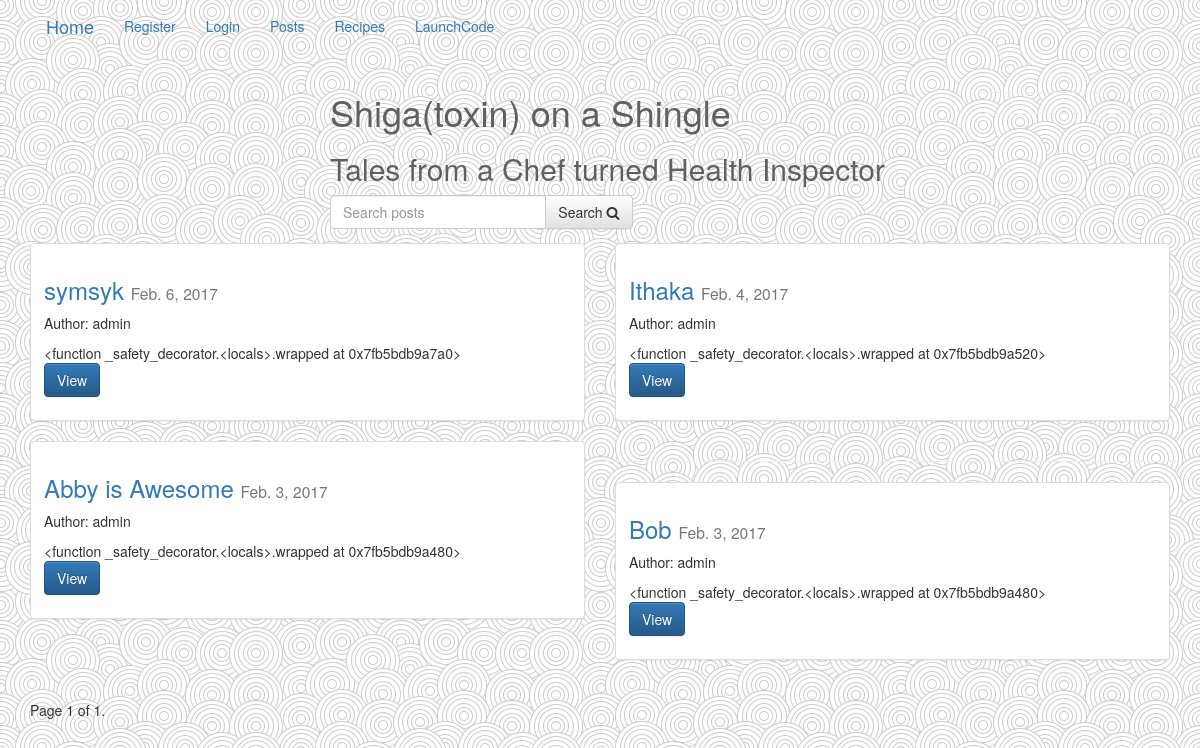
Before: / with the older database file.
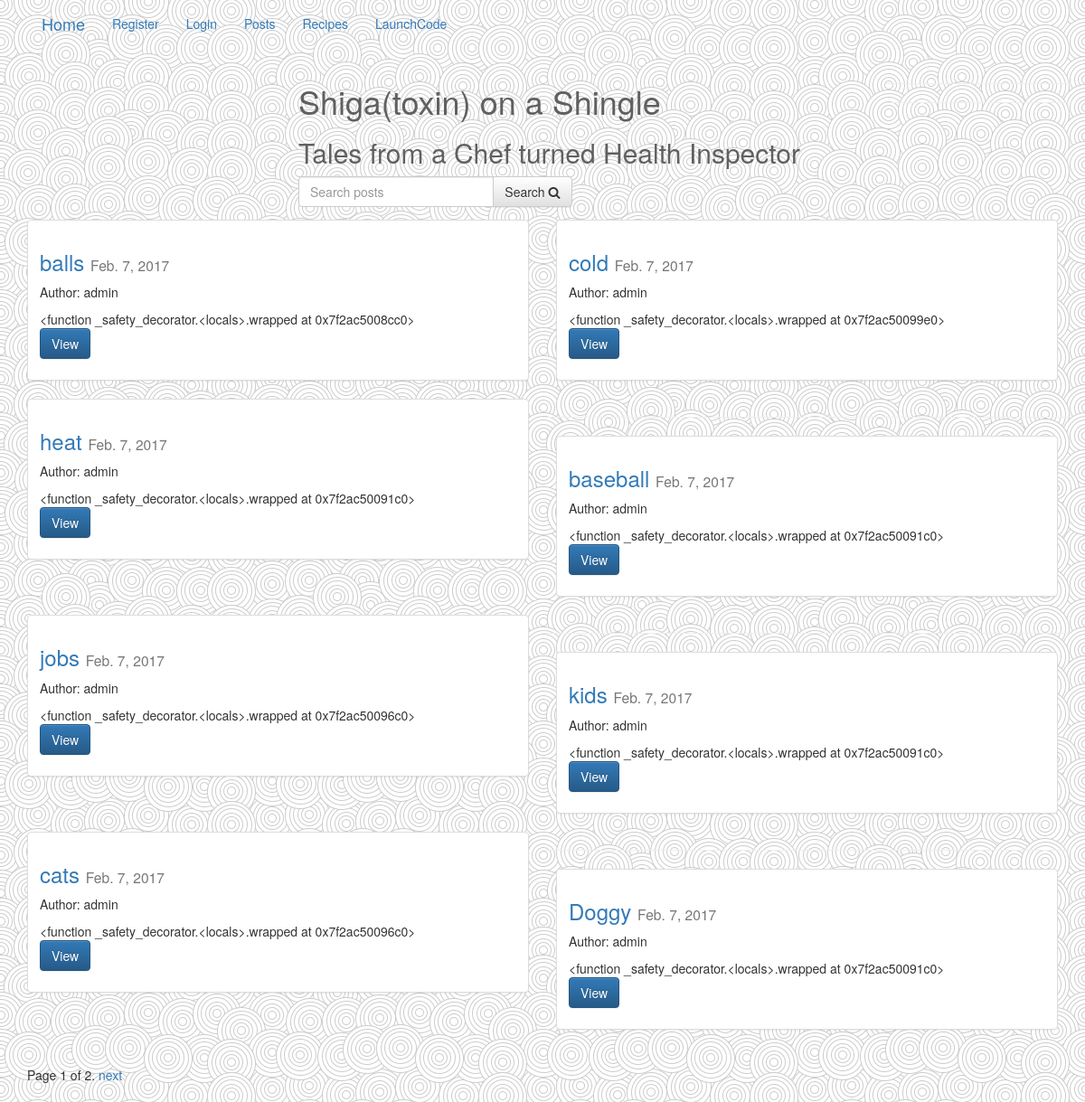
After: the same page with the newer database file.
### posts/models.py (models this page shows, shortened)
class Post(models.Model):
    user = models.ForeignKey(settings.AUTH_USER_MODEL, default=1)
    title = models.CharField(max_length=150)
    slug = models.SlugField(unique=True) #creates url based on title of model rather than pk -- delete all media files and db as well
    image = models.ImageField(upload_to=upload_location,
            null=True,
            blank=True,
            width_field="width_field",
            height_field="height_field")
    height_field = models.IntegerField(default=0)
    width_field = models.IntegerField(default=0)
    content = models.TextField()
    draft = models.BooleanField(default=False)
    publish = models.DateField(auto_now=False, auto_now_add=False)
    read_time = models.IntegerField(default=0)
    updated = models.DateTimeField(auto_now=True, auto_now_add=False)
    timestamp = models.DateTimeField(auto_now=False, auto_now_add=True)
    objects = PostManager() #instantiating PostManager into model
    def get_absolute_url(self):
        return reverse("posts:detail", kwargs={"slug": self.slug}) #should be slug not "id"
    class Meta:
        ordering = ["-timestamp", "-updated"]
    def get_markdown(self):
        content = self.content
        markdown_text = markdown(content)
        return mark_safe(markdown_text)

### posts/views.py (the view, shortened to what this page needs)
# urls.py: 2. Add a URL to urlpatterns:  url(r'^$', views.home, name='home')
def home(request):
    today = timezone.now().date
    queryset_list = Post.objects.active()#filter(draft=False).filter(publish__lte=timezone.now())#all()  # .order_by("-timestamp") --changed in models with class meta instead
    if request.user.is_staff or request.user.is_superuser:
        queryset_list = Post.objects.all() #allows all posts (draft and future) to be seen
    query = request.GET.get("q")
    paginator = Paginator(queryset_list, 8)
    page_request_var = "page"
    page = request.GET.get(page_request_var)
    try:
        queryset = paginator.page(page)
    except PageNotAnInteger:
        queryset = paginator.page(1)
    except EmptyPage:
        queryset = paginator.page(paginator.num_pages)
    context = {
        'object_list': queryset,
        "title": "List",
        "page_request_var": page_request_var,
        "today": today,
    }
    return render(request, "home.html", context)

### posts/models.py (called while the page is built)
    def active(self, *args, **kwargs): #overriding the default all so that objects.all doesn't include draft & published in future
        return super(PostManager, self).filter(draft=False).filter(publish__lte=timezone.now())

### templates/home.html (shortened to what this page needs)
{% extends "base.html" %}
{% block content %}
    <div class="col-sm-7 col-sm-offset-3">
	<h1>Shiga(toxin) on a Shingle</h1>
    <h2>Tales from a Chef turned Health Inspector</h2>
    <form method="GET" action="" class="row">
    <div class="col-sm-6">
    <div class="input-group">
        <input class="form-control" type="text" name="q" placeholder="Search posts" value="{{ request.GET.q }}"/>
        <span class="input-group-btn">
            <button class="btn btn-default" type="submit">Search <i class="fa fa-search"></i></button>
        </span>
    </div>
    </div>
    </form>
</div>
<div class="row">
{% for obj in object_list %}
	<div class="col-sm-6">
	<div class="thumbnail">
		<div class="caption home-item">
		<h3><a href='{{ obj.get_absolute_url }}'>{{ obj.title }}</a> <small>{{ obj.publish}}</small> </h3>
            <p>Author: {{ obj.user }}</p>
            {{ obj.get_markdown|truncatechars_html:65 }}
		    <p><a href="{{ obj.get_absolute_url }}" class="btn btn-primary" role="button">View</a></p>
		</div>
	</div>
</div>
<hr/>
{% cycle "" "</div><div class='row'>" %}
{% endfor %}
<div class="pagination">
    <span class="step-links">
        <span class="current">
            Page {{ object_list.number }} of {{ object_list.paginator.num_pages }}.
        </span>
        {% if object_list.has_next %}
            <a href="?{{ page_request_var }}={{ object_list.next_page_number }}{% if request.GET.q %}&q={{ request.GET.q }}{% endif %}">next</a>
        {% endif %}
    </span>
</div>
</div>
{% endblock content %}

### templates/base.html (shortened to what this page needs)
{%load staticfiles %}
<html>
<head>
	<link rel="stylesheet" href="https://maxcdn.bootstrapcdn.com/bootstrap/3.3.7/css/bootstrap.min.css">
	<link rel="stylesheet" href="https://maxcdn.bootstrapcdn.com/bootstrap/3.3.7/css/bootstrap-theme.min.css">
  <link rel="stylesheet" href="https://maxcdn.bootstrapcdn.com/font-awesome/4.7.0/css/font-awesome.min.css">
	<link rel="stylesheet" href='{% static "css/base.css" %}'/>
</head>
<body>
<div class='container'>
<nav class="navbar navbar-blue">
        <div class="container-fluid">
        <div class="navbar-header">
            <a class="navbar-brand" href="{% url 'posts:home' %}">Home</a>
        </div>
             <div class="collapse navbar-collapse" id="mynav">
                <ul class="nav navbar-nav">
                    {% if user.is_authenticated %}
                    <li><a>Hello, {{ user.username }}</a></li>
                    <li><a href="{% url 'logout' %}">Logout</a></li>
                    {% else %}
                    <li><a href='{% url "register" %}'>Register</a></li>
                    <li><a href="{% url 'login' %}">Login</a></li>
                    {% endif %}
                    <li><a href="{% url 'posts:list' %}">Posts</a></li>
                    <li><a href="{% url 'recipes:list' %}">Recipes</a></li>
                 <li><a href="http://launchcode.org">LaunchCode</a></li>
                </ul>
             </div>
        </div>
    </nav>
	{% block content %}{% endblock content %}
</body>
</html>

### static/css/base.css (style rules this page uses)
h1 { color: #606060; }
h2 { color: #606060; }
h3 { color: #606060; }
body { background-image: url("swirl_pattern.png"); background size: 50%; }

Changed rows visible on the page:
no longer on this page (row unchanged): Post: title "symsyk", publish "Feb. 6, 2017", user "admin", get_markdown "<function _safety_decorator.<locals>.wrapped at 0x7fb5bdb9a7a0>"
no longer on this page (row unchanged): Post: title "Ithaka", publish "Feb. 4, 2017", user "admin", get_markdown "<function _safety_decorator.<locals>.wrapped at 0x7fb5bdb9a520>"
no longer on this page (row unchanged): Post: title "Abby is Awesome", publish "Feb. 3, 2017", user "admin", get_markdown "<function _safety_decorator.<locals>.wrapped at 0x7fb5bdb9a480>"
no longer on this page (row unchanged): Post: title "Bob", publish "Feb. 3, 2017", user "admin", get_markdown "<function _safety_decorator.<locals>.wrapped at 0x7fb5bdb9a480>"
added Post: title "balls", publish "Feb. 7, 2017", user "admin", get_markdown "<function _safety_decorator.<locals>.wrapped at 0x7f2ac5008cc0>"
added Post: title "cold", publish "Feb. 7, 2017", user "admin", get_markdown "<function _safety_decorator.<locals>.wrapped at 0x7f2ac50099e0>"
added Post: title "heat", publish "Feb. 7, 2017", user "admin", get_markdown "<function _safety_decorator.<locals>.wrapped at 0x7f2ac50091c0>"
added Post: title "baseball", publish "Feb. 7, 2017", user "admin", get_markdown "<function _safety_decorator.<locals>.wrapped at 0x7f2ac50091c0>"
added Post: title "jobs", publish "Feb. 7, 2017", user "admin", get_markdown "<function _safety_decorator.<locals>.wrapped at 0x7f2ac50096c0>"
added Post: title "kids", publish "Feb. 7, 2017", user "admin", get_markdown "<function _safety_decorator.<locals>.wrapped at 0x7f2ac50091c0>"
added Post: title "cats", publish "Feb. 7, 2017", user "admin", get_markdown "<function _safety_decorator.<locals>.wrapped at 0x7f2ac50096c0>"
added Post: title "Doggy", publish "Feb. 7, 2017", user "admin", get_markdown "<function _safety_decorator.<locals>.wrapped at 0x7f2ac50091c0>"
Other visible differences:
{{ object_list.paginator.num_pages }}: "1" → "2"
text now shown: "next"
